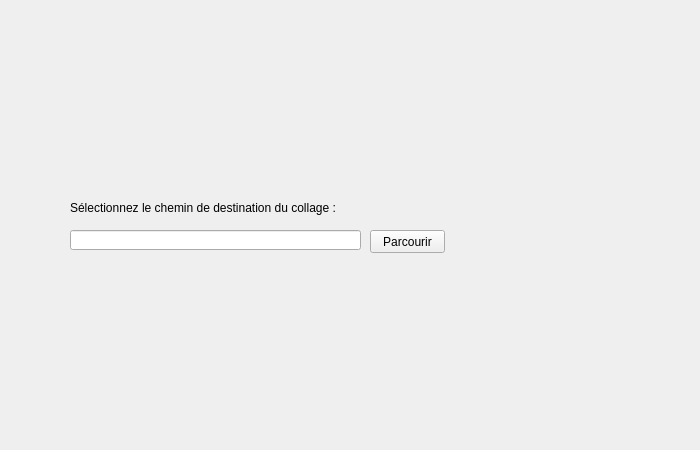
<?xml version="1.0" encoding="UTF-8"?>
<ui version="4.0">
 <class>CreationWizardPage</class>
 <widget class="QWizardPage" name="CreationWizardPage">
  <property name="geometry">
   <rect>
    <x>0</x>
    <y>0</y>
    <width>700</width>
    <height>450</height>
   </rect>
  </property>
  <property name="windowTitle">
   <string>WizardPage</string>
  </property>
  <widget class="QPushButton" name="pushButtonImagePath">
   <property name="geometry">
    <rect>
     <x>370</x>
     <y>230</y>
     <width>75</width>
     <height>23</height>
    </rect>
   </property>
   <property name="text">
    <string>Parcourir</string>
   </property>
  </widget>
  <widget class="QLineEdit" name="lineEditImagePath">
   <property name="geometry">
    <rect>
     <x>70</x>
     <y>230</y>
     <width>291</width>
     <height>20</height>
    </rect>
   </property>
   <property name="readOnly">
    <bool>true</bool>
   </property>
  </widget>
  <widget class="QLabel" name="labelImagePath">
   <property name="geometry">
    <rect>
     <x>70</x>
     <y>200</y>
     <width>271</width>
     <height>16</height>
    </rect>
   </property>
   <property name="text">
    <string>Sélectionnez le chemin de destination du collage :</string>
   </property>
  </widget>
 </widget>
 <resources/>
 <connections/>
</ui>
